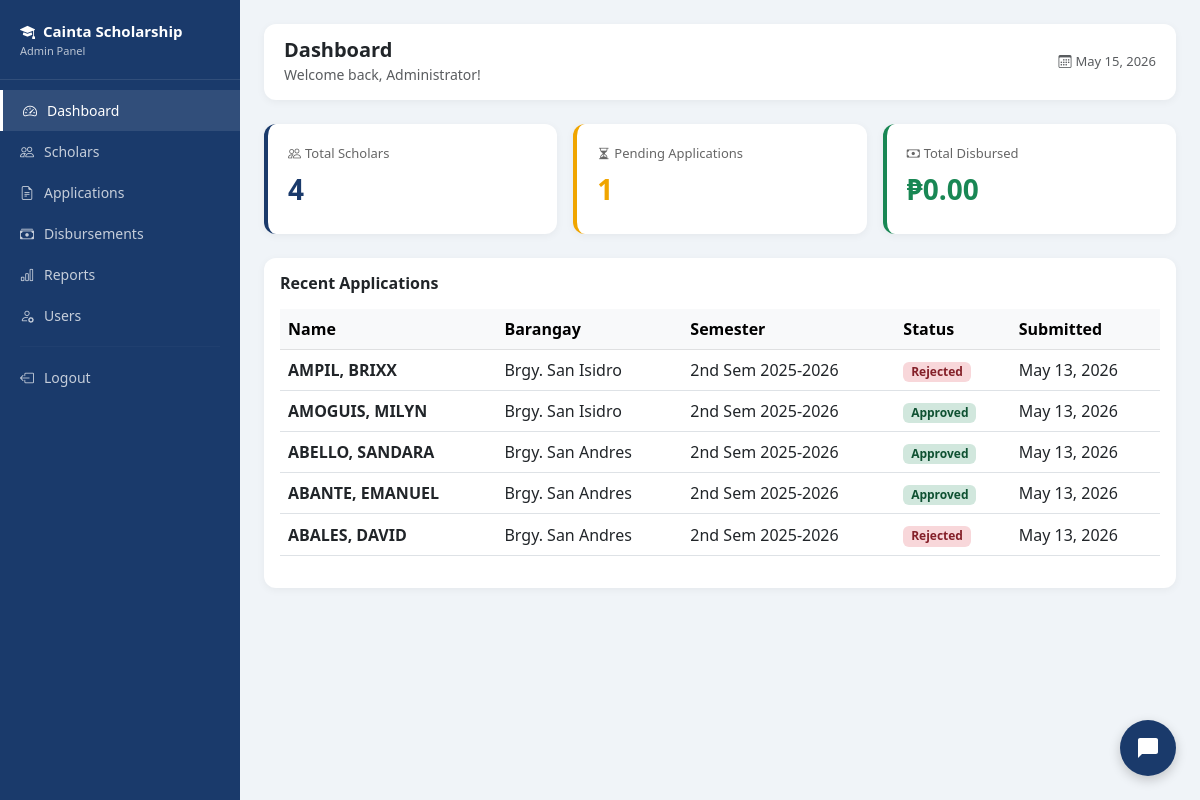
/admin/dashboard.php (signed in), run on an earlier commit of the app's database.
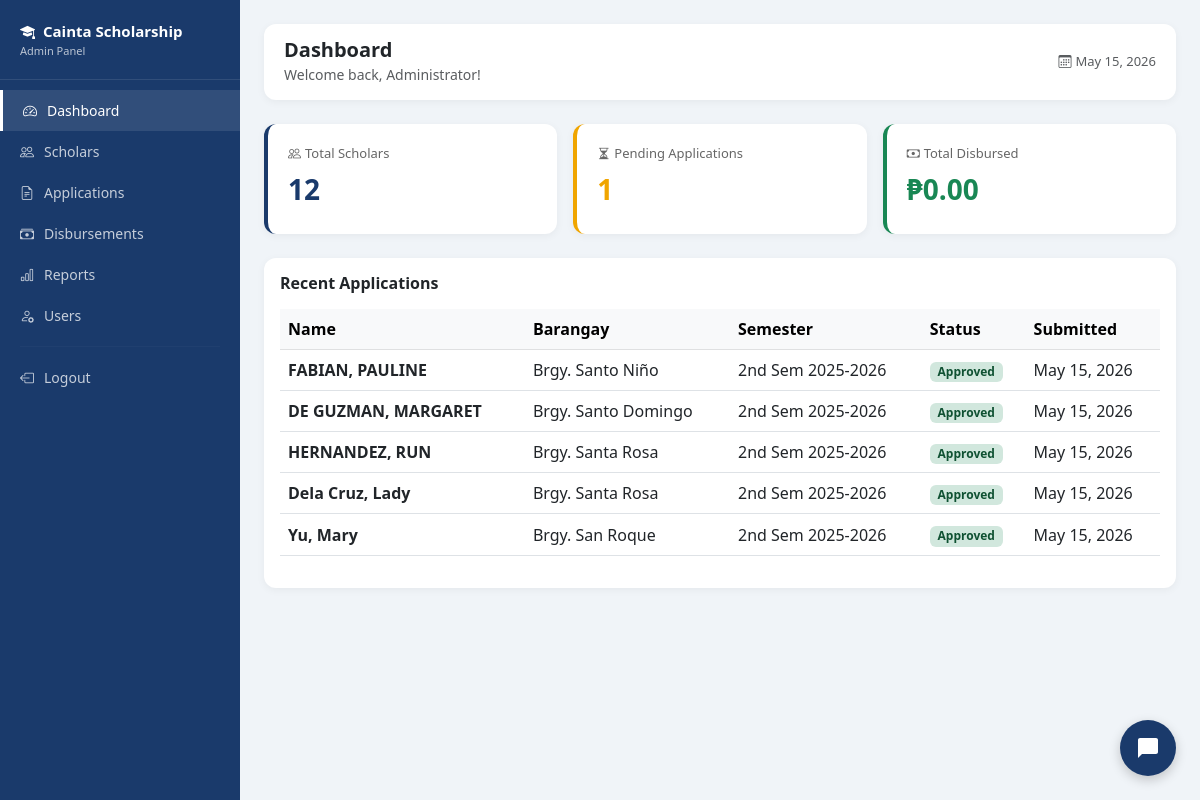
And on a later commit of the database.
### tables this page shows
CREATE TABLE `applications` (
  `application_id` int(11) NOT NULL,
  `scholar_id` int(11) NOT NULL,
  `school_year` varchar(20) DEFAULT NULL,
  `semester` enum('1st','2nd') DEFAULT NULL,
  `gwa` decimal(4,2) DEFAULT NULL,
  `monthly_income` decimal(10,2) DEFAULT NULL,
  `status` enum('pending','for_review','approved','rejected','incomplete') DEFAULT 'pending',
  `remarks` text DEFAULT NULL,
  `submitted_at` timestamp NOT NULL DEFAULT current_timestamp(),
  `father_name` varchar(100) DEFAULT NULL,
  `father_occupation` varchar(100) DEFAULT NULL,
  `mother_name` varchar(100) DEFAULT NULL,
  `mother_occupation` varchar(100) DEFAULT NULL
);

CREATE TABLE `students` (
  `student_id` int(11) NOT NULL,
  `first_name` varchar(50) NOT NULL,
  `last_name` varchar(50) NOT NULL,
  `middle_name` varchar(50) DEFAULT NULL,
  `email` varchar(100) NOT NULL,
  `password` varchar(255) NOT NULL,
  `contact_no` varchar(20) DEFAULT NULL,
  `address` text DEFAULT NULL,
  `barangay` varchar(100) DEFAULT NULL,
  `birthdate` date DEFAULT NULL,
  `gender` enum('Male','Female') DEFAULT NULL,
  `is_active` tinyint(4) DEFAULT 1,
  `created_at` timestamp NOT NULL DEFAULT current_timestamp(),
  `is_archived` tinyint(4) DEFAULT 0,
  `archived_at` timestamp NULL DEFAULT NULL,
  `archive_reason` varchar(255) DEFAULT NULL
);

### admin/dashboard.php (the view, shortened to what this page needs)
<?php
require_once '../includes/db.php';
$total_scholars = $pdo->query("SELECT COUNT(*) FROM scholars WHERE status='active'")->fetchColumn();
$total_applications = $pdo->query("SELECT COUNT(*) FROM applications WHERE status='pending'")->fetchColumn();
$total_disbursed = $pdo->query("SELECT SUM(amount) FROM disbursements WHERE status='released'")->fetchColumn();
$recent_apps = $pdo->query("
    SELECT a.*, s.first_name, s.last_name, s.barangay
    FROM applications a
    JOIN students s ON a.scholar_id = s.student_id
    ORDER BY a.submitted_at DESC LIMIT 5
")->fetchAll();
?>
<!DOCTYPE html>
<html lang="en">
<head>
    <link href="https://cdn.jsdelivr.net/npm/bootstrap@5.3.0/dist/css/bootstrap.min.css" rel="stylesheet">
    <link href="https://cdn.jsdelivr.net/npm/bootstrap-icons@1.10.0/font/bootstrap-icons.css" rel="stylesheet">
</head>
<body>
<div class="sidebar" id="sidebar">
    <div class="sidebar-brand">
        <i class="bi bi-mortarboard-fill me-2"></i>Cainta Scholarship
        <small>Admin Panel</small>
    </div>
    <nav>
        <a href="dashboard.php" class="nav-link active"><i class="bi bi-speedometer2"></i> Dashboard</a>
        <a href="scholars.php" class="nav-link"><i class="bi bi-people"></i> Scholars</a>
        <a href="applications.php" class="nav-link"><i class="bi bi-file-earmark-text"></i> Applications</a>
        <a href="disbursements.php" class="nav-link"><i class="bi bi-cash-stack"></i> Disbursements</a>
        <a href="reports.php" class="nav-link"><i class="bi bi-bar-chart"></i> Reports</a>
        <a href="users.php" class="nav-link"><i class="bi bi-person-gear"></i> Users</a>
        <hr style="border-color: rgba(255,255,255,0.1); margin: 10px 20px;">
        <a href="../logout.php" class="nav-link"><i class="bi bi-box-arrow-left"></i> Logout</a>
    </nav>
</div>
<div class="main-content">
    <div class="topbar">
        <div>
            <h5 class="mb-0 fw-bold">Dashboard</h5>
            <small class="text-muted">Welcome back, <?= htmlspecialchars($_SESSION['full_name']) ?>!</small>
        </div>
        <div class="text-muted" style="font-size:13px;">
            <i class="bi bi-calendar3 me-1"></i><?= date('F d, Y') ?>
        </div>
    </div>
    <div class="row g-3 mb-4">
        <div class="col-md-4">
            <div class="stat-card" style="border-color: #1A3A6B;">
                <div class="stat-label"><i class="bi bi-people me-1"></i>Total Scholars</div>
                <div class="stat-value" style="color:#1A3A6B;"><?= $total_scholars ?></div>
            </div>
        </div>
        <div class="col-md-4">
            <div class="stat-card" style="border-color: #f0a500;">
                <div class="stat-label"><i class="bi bi-hourglass-split me-1"></i>Pending Applications</div>
                <div class="stat-value" style="color:#f0a500;"><?= $total_applications ?></div>
            </div>
        </div>
        <div class="col-md-4">
            <div class="stat-card" style="border-color: #198754;">
                <div class="stat-label"><i class="bi bi-cash me-1"></i>Total Disbursed</div>
                <div class="stat-value" style="color:#198754;">₱<?= number_format($total_disbursed ?? 0, 2) ?></div>
            </div>
        </div>
    </div>
    <div class="card">
        <div class="card-body">
            <h6 class="card-title fw-bold mb-3">Recent Applications</h6>
            <div class="table-responsive">
                <table class="table table-hover align-middle">
                    <thead class="table-light">
                        <tr>
                            <th>Name</th>
                            <th>Barangay</th>
                            <th>Semester</th>
                            <th>Status</th>
                            <th>Submitted</th>
                        </tr>
                    </thead>
                    <tbody>
                        <?php if(empty($recent_apps)): ?>
                        <tr><td colspan="5" class="text-center text-muted py-4">No applications yet.</td></tr>
                        <?php else: ?>
                        <?php foreach($recent_apps as $app): ?>
                        <tr>
                            <td><strong><?= htmlspecialchars($app['last_name'] . ', ' . $app['first_name']) ?></strong></td>
                            <td><?= htmlspecialchars($app['barangay']) ?></td>
                            <td><?= $app['semester'] ?> Sem <?= $app['school_year'] ?></td>
                            <td><span class="badge badge-<?= $app['status'] ?>"><?= ucfirst(str_replace('_', ' ', $app['status'])) ?></span></td>
                            <td><?= date('M d, Y', strtotime($app['submitted_at'])) ?></td>
                        </tr>
                        <?php endforeach; ?>
                        <?php endif; ?>
                    </tbody>
                </table>
            </div>
        </div>
    </div>
</div>
<?php include '../chatbot_widget.php'; ?>
</body>
</html>

What changed in the data, as far as the page shows it:
no longer on this page (row edited): applications: students.last_name+first_name "AMPIL, BRIXX", students.barangay "Brgy. San Isidro", semester "2nd", school_year "2025-2026", status "Rejected", submitted_at "May 13, 2026"
no longer on this page (row unchanged): applications: students.last_name+first_name "AMOGUIS, MILYN", students.barangay "Brgy. San Isidro", semester "2nd", school_year "2025-2026", status "Approved", submitted_at "May 13, 2026"
no longer on this page (row unchanged): applications: students.last_name+first_name "ABELLO, SANDARA", students.barangay "Brgy. San Andres", semester "2nd", school_year "2025-2026", status "Approved", submitted_at "May 13, 2026"
no longer on this page (row unchanged): applications: students.last_name+first_name "ABANTE, EMANUEL", students.barangay "Brgy. San Andres", semester "2nd", school_year "2025-2026", status "Approved", submitted_at "May 13, 2026"
no longer on this page (row unchanged): applications: students.last_name+first_name "ABALES, DAVID", students.barangay "Brgy. San Andres", semester "2nd", school_year "2025-2026", status "Rejected", submitted_at "May 13, 2026"
added applications: students.last_name+first_name "FABIAN, PAULINE", students.barangay "Brgy. Santo Niño", semester "2nd", school_year "2025-2026", status "Approved", submitted_at "May 15, 2026"
added applications: students.last_name+first_name "DE GUZMAN, MARGARET", students.barangay "Brgy. Santo Domingo", semester "2nd", school_year "2025-2026", status "Approved", submitted_at "May 15, 2026"
added applications: students.last_name+first_name "HERNANDEZ, RUN", students.barangay "Brgy. Santa Rosa", semester "2nd", school_year "2025-2026", status "Approved", submitted_at "May 15, 2026"
added applications: students.last_name+first_name "Dela Cruz, Lady", students.barangay "Brgy. Santa Rosa", semester "2nd", school_year "2025-2026", status "Approved", submitted_at "May 15, 2026"
added applications: students.last_name+first_name "Yu, Mary", students.barangay "Brgy. San Roque", semester "2nd", school_year "2025-2026", status "Approved", submitted_at "May 15, 2026"
Also different on the page:
$total_scholars: "4" → "12"
